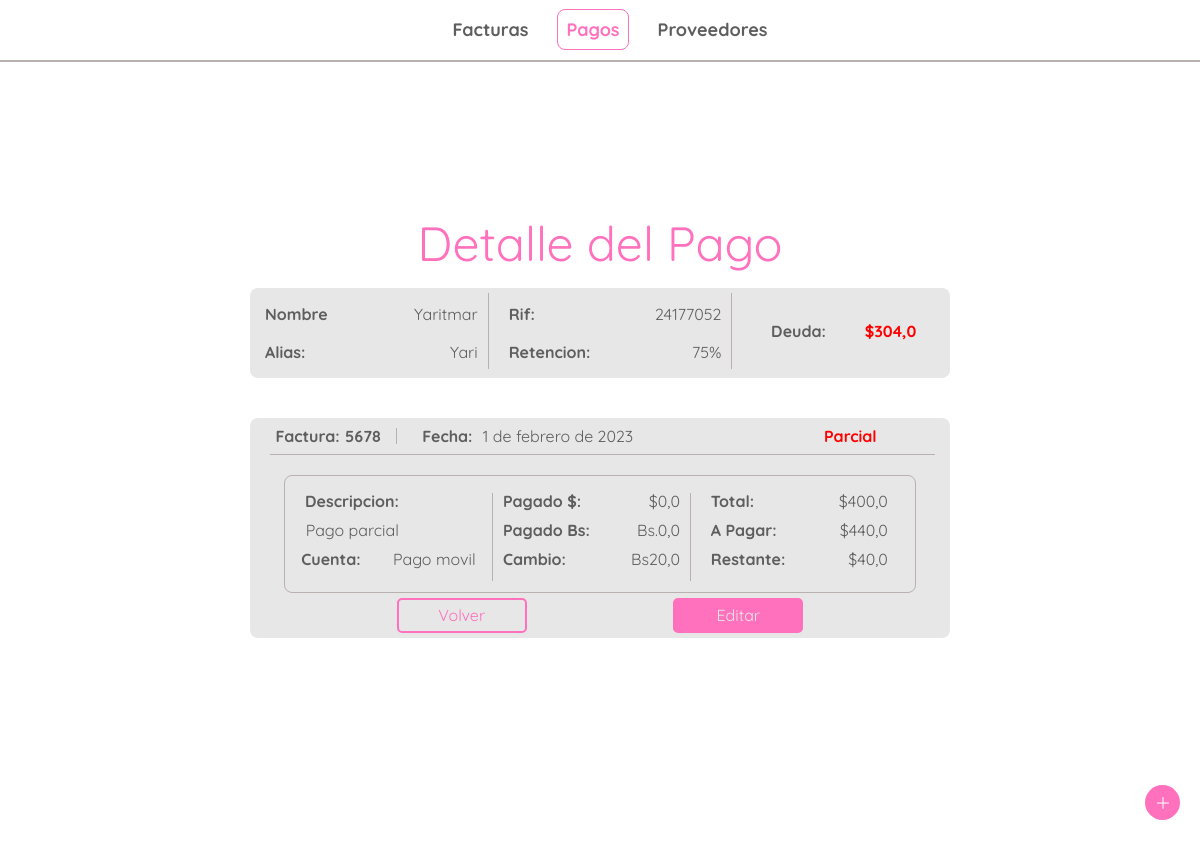
The app's page /payments/7/detail/, older data.
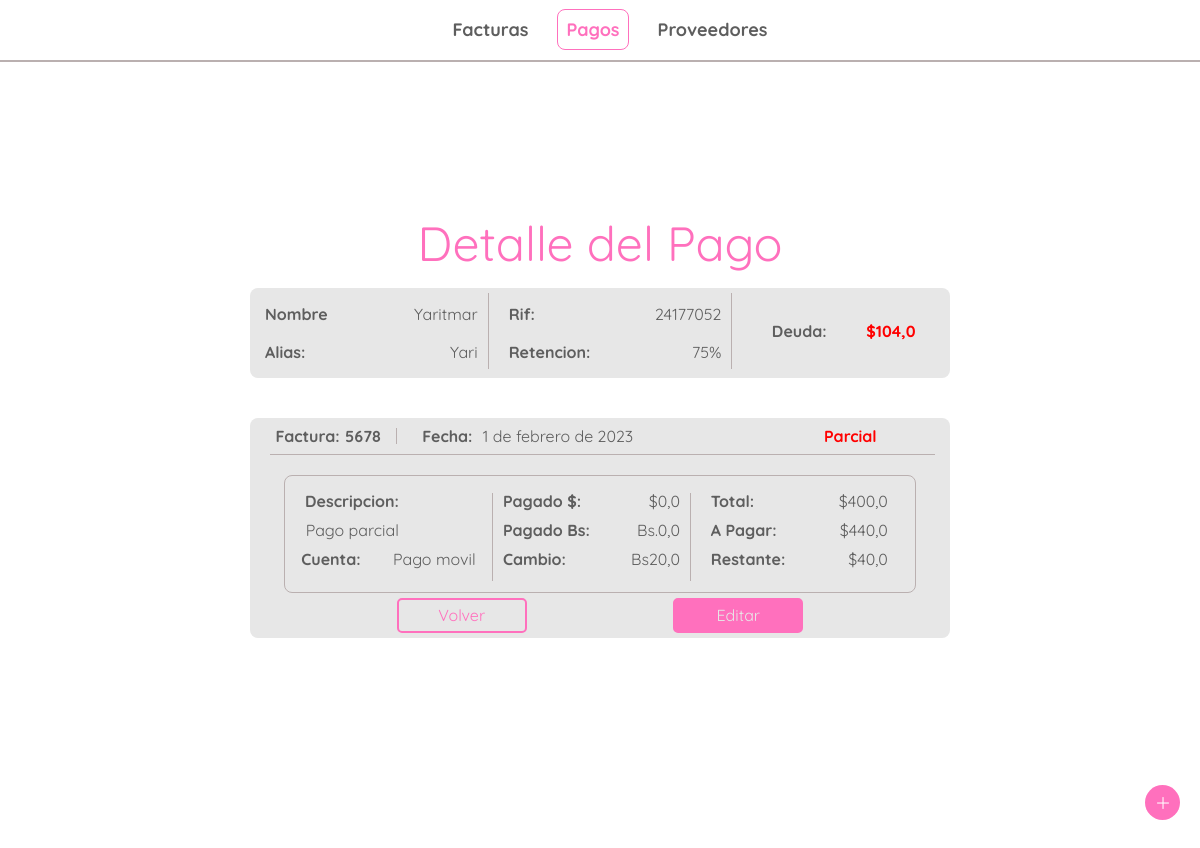
The same page, newer data.
### payments/models.py (models this page shows)
class Payment(models.Model):
    id = HashidAutoField(primary_key=True)
    bill = models.ForeignKey(Bill, on_delete=models.CASCADE, null=False)
    date = models.DateField(default= django.utils.timezone.now)
    amount_bs = models.FloatField(default=0)
    amount_dollar = models.FloatField(default=0)
    exchange_rate = models.FloatField(default=0)
    account = models.CharField(max_length=50,default='')
    paid_total = models.BooleanField(default='False')
    description = models.CharField(max_length=200, default='')
    transfer_id = models.CharField(max_length=50, default='')
    total_dollar = models.FloatField(default=0)

### bills/models.py (models this page shows)
class Bill(models.Model):
    id = HashidAutoField(primary_key=True)
    bill_number = models.CharField(max_length=20,null=False)
    emission_date = models.DateField(default= django.utils.timezone.now)
    due_date = models.DateField(default= django.utils.timezone.now)
    provider = models.ForeignKey(Provider, on_delete=models.CASCADE, null=False)
    total_amount_bs = models.FloatField(default=0)
    sub_total_bs = models.FloatField(default=0)
    tax_bs = models.FloatField(default=0)
    retained_tax_bs = models.FloatField(default=0)
    amount_to_pay_bs = models.FloatField(default=0)
    exchange_rate = models.FloatField(default=0)
    total_amount_dollar = models.FloatField(default=0)
    amount_to_pay_dollar = models.FloatField(default=0)
    paid = models.BooleanField(default='False')
    note = models.CharField(max_length=200, default='')
    rest_to_pay_dollar = models.FloatField(default=0)
    overdue = models.FloatField(default=False)

### providers/models.py (models this page shows)
class Provider(models.Model):
    id = HashidAutoField(primary_key=True)
    rif = models.CharField(max_length=15)
    name = models.CharField(max_length=70)
    nickname = models.CharField(max_length= 70)
    TAXES = [
        ('0','0% tax retained'),
        ('75','75% tax retained'),
        ('100','100% tax retained'),
    ]
    taxtype = models.CharField(max_length=3, choices=TAXES)
    dollar_debt = models.FloatField(default=0)

### payments/views.py (the view)
# urls.py: path('<str:payment_id>/detail/', views.payment_detail, name='payment_detail'),
def payment_detail(request, payment_id):
    try:
        payment = Payment.objects.get(pk=payment_id)
    except (KeyError, Payment.DoesNotExist):
        request = reset_messages(request)
        request.session['message'] = 'No se encontro el pago'
        request.session['message_shown'] = False
        return redirect('payments:index')
    else:
        total_paid = round(payment.amount_dollar + payment.amount_bs / payment.exchange_rate,2)
        return render(request, 'payments/payment_detail.html',{
            'payment':payment,
            'total_paid': total_paid,
            })

### payments/templates/payments/payment_detail.html (shortened to what this page needs)
{% extends 'bills/header.html' %}
{% block content %}
{% load static %}
<body>
<div class="details">
    <div class="details-container-p">
        <div class="title">
            <p>Detalle del Pago</p>
        </div>
        <div class="general-details">
            <div class="general-details-left">
                <div>
                    <p>Nombre</p>
                    <p>{{payment.bill.provider.name}}</p>
                </div>
                <div>
                    <p>Alias:</p>
                    <p>{{payment.bill.provider.nickname}}</p>
                </div>
            </div>
            <div class="general-details-center">
                <div>
                    <p>Rif:</p>
                    <p>{{payment.bill.provider.rif}}</p>
                </div>
                <div>
                    <p>Retencion:</p>
                    <p>{{payment.bill.provider.taxtype}}%</p>
                </div>
            </div>
            <div class="general-details-right">
                <p class="general-details-right-p">Deuda:</p>
                {% if payment.bill.provider.dollar_debt > 0 %}
                    <p class="debt">${{payment.bill.provider.dollar_debt}}</p>
                {% else %}
                    <p class="paid">${{payment.bill.provider.dollar_debt}}</p>
                {% endif %}
            </div>
        </div>
        <div class="details-content">
            <div class="detail-head">
                <div class="detail-head-left-p">
                    <p>Factura:</p>
                    <a href="{% url 'bills:bill_detail' payment.bill.id %}">
                    <p>{{payment.bill.bill_number}}</p>
                    </a>
                </div>
                <div class="detail-head-center">
                    <p>Fecha:</p>
                    <p>{{payment.date}}</p>
                </div>
                <div class="detail-head-right">
                    {% if not payment.paid_total %}
                        <p class="debt">Parcial</p>
                    {% else %}
                        <p class="paid">Total</p>
                    {% endif %}
                </div>
            </div>
            <div class="detail-body">
                <div class="detail-body-left-p">
                    <div>
                        <p>Descripcion:</p>
                    </div>
                    <div>
                        <p>{{payment.description}}</p>
                    </div>
                    <div>
                        <p>Cuenta:</p>
                        <p>{{payment.account}}</p>
                    </div>
                </div>
                <div class="detail-body-center">
                    <div>
                        <p>Pagado $:</p>
                        <p>${{payment.amount_dollar}}</p>
                    </div>
                    <div>
                        <p>Pagado Bs:</p>
                        <p>Bs.{{payment.amount_dollar}}</p>
                    </div>
                    <div>
                        <p>Cambio:</p>
                        <p>Bs{{payment.exchange_rate}}</p>
                    </div>
                </div>
                <div class="detail-body-right">
                    <div>
                        <p>Total:</p>
                        <p>${{payment.total_dollar}}</p>
                    </div>
                    <div>
                        <p>A Pagar:</p>
                        <p>${{payment.bill.amount_to_pay_dollar}}</p>
                    </div>
                    <div>
                        <p>Restante:</p>
                        <p>${{payment.bill.rest_to_pay_dollar}}</p>
                    </div>
                </div>
            </div>
            <div class="edit-buttons">
                <a href="{% url 'payments:index' %}" class="link-secondary-button" >Volver</a>
                <a href="{% url 'payments:update_payment' payment.id %}" class="link-primary-button" >Editar</a>
            </div>
        </div>
    </div>
    <div class="add">
        <figure class="figure">
            <img src="{% static 'bills/images/plus.png'  %}" alt="new-bill">
        </figure>
    </div>
</div>
</body>
{% endblock %}

Row changes from the older to the newer data that the page shows:
changed through a linked row, Payment "Pago parcial": bill.provider.dollar_debt "304,0" → "104,0"
